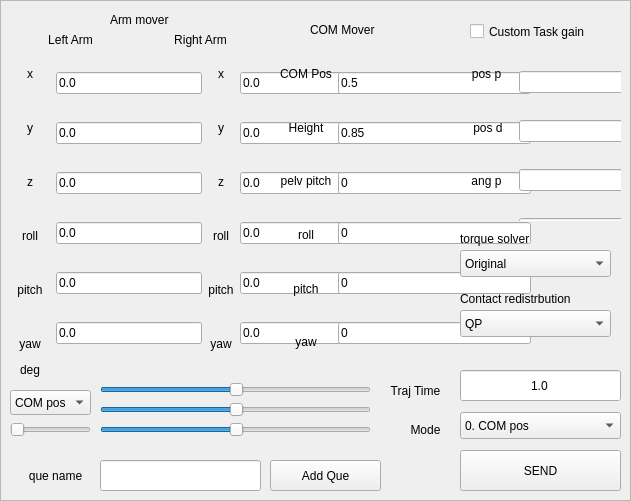
     <widget class="QFrame" name="frame_21">
      <property name="geometry">
       <rect>
        <x>160</x>
        <y>10</y>
        <width>631</width>
        <height>501</height>
       </rect>
      </property>
      <property name="frameShape">
       <enum>QFrame::StyledPanel</enum>
      </property>
      <property name="frameShadow">
       <enum>QFrame::Raised</enum>
      </property>
      <widget class="QLabel" name="label_56">
       <property name="geometry">
        <rect>
         <x>110</x>
         <y>10</y>
         <width>81</width>
         <height>20</height>
        </rect>
       </property>
       <property name="text">
        <string>Arm mover</string>
       </property>
      </widget>
      <widget class="QWidget" name="horizontalLayoutWidget_10">
       <property name="geometry">
        <rect>
         <x>10</x>
         <y>50</y>
         <width>390</width>
         <height>318</height>
        </rect>
       </property>
       <layout class="QHBoxLayout" name="horizontalLayout_8">
        <item>
         <layout class="QHBoxLayout" name="horizontalLayout_12">
          <item>
           <layout class="QVBoxLayout" name="verticalLayout_65">
            <item>
             <widget class="QLabel" name="l_arm_x">
              <property name="sizePolicy">
               <sizepolicy hsizetype="Minimum" vsizetype="Preferred">
                <horstretch>0</horstretch>
                <verstretch>0</verstretch>
               </sizepolicy>
              </property>
              <property name="minimumSize">
               <size>
                <width>40</width>
                <height>0</height>
               </size>
              </property>
              <property name="text">
               <string>x</string>
              </property>
              <property name="alignment">
               <set>Qt::AlignCenter</set>
              </property>
             </widget>
            </item>
            <item>
             <widget class="QLabel" name="l_arm_y">
              <property name="sizePolicy">
               <sizepolicy hsizetype="Minimum" vsizetype="Preferred">
                <horstretch>0</horstretch>
                <verstretch>0</verstretch>
               </sizepolicy>
              </property>
              <property name="minimumSize">
               <size>
                <width>40</width>
                <height>0</height>
               </size>
              </property>
              <property name="text">
               <string>y</string>
              </property>
              <property name="alignment">
               <set>Qt::AlignCenter</set>
              </property>
             </widget>
            </item>
            <item>
             <widget class="QLabel" name="l_arm_z">
              <property name="sizePolicy">
               <sizepolicy hsizetype="Minimum" vsizetype="Preferred">
                <horstretch>0</horstretch>
                <verstretch>0</verstretch>
               </sizepolicy>
              </property>
              <property name="minimumSize">
               <size>
                <width>40</width>
                <height>0</height>
               </size>
              </property>
              <property name="text">
               <string>z</string>
              </property>
              <property name="alignment">
               <set>Qt::AlignCenter</set>
              </property>
             </widget>
            </item>
            <item>
             <widget class="QLabel" name="l_arm_roll">
              <property name="text">
               <string>roll</string>
              </property>
              <property name="alignment">
               <set>Qt::AlignCenter</set>
              </property>
             </widget>
            </item>
            <item>
             <widget class="QLabel" name="l_arm_pitch">
              <property name="text">
               <string>pitch</string>
              </property>
              <property name="alignment">
               <set>Qt::AlignCenter</set>
              </property>
             </widget>
            </item>
            <item>
             <widget class="QLabel" name="l_arm_yaw">
              <property name="text">
               <string>yaw</string>
              </property>
              <property name="alignment">
               <set>Qt::AlignCenter</set>
              </property>
             </widget>
            </item>
           </layout>
          </item>
          <item>
           <layout class="QVBoxLayout" name="verticalLayout_66">
            <item>
             <widget class="QLineEdit" name="text_l_x">
              <property name="text">
               <string>0.0</string>
              </property>
             </widget>
            </item>
            <item>
             <widget class="QLineEdit" name="text_l_y">
              <property name="text">
               <string>0.0</string>
              </property>
             </widget>
            </item>
            <item>
             <widget class="QLineEdit" name="text_l_z">
              <property name="text">
               <string>0.0</string>
              </property>
             </widget>
            </item>
            <item>
             <widget class="QLineEdit" name="text_l_roll">
              <property name="text">
               <string>0.0</string>
              </property>
             </widget>
            </item>
            <item>
             <widget class="QLineEdit" name="text_l_pitch">
              <property name="text">
               <string>0.0</string>
              </property>
             </widget>
            </item>
            <item>
             <widget class="QLineEdit" name="text_l_yaw">
              <property name="text">
               <string>0.0</string>
              </property>
             </widget>
            </item>
           </layout>
          </item>
         </layout>
        </item>
        <item>
         <layout class="QHBoxLayout" name="horizontalLayout_16">
          <item>
           <layout class="QVBoxLayout" name="verticalLayout_67">
            <item>
             <widget class="QLabel" name="label_62">
              <property name="text">
               <string>x</string>
              </property>
              <property name="alignment">
               <set>Qt::AlignCenter</set>
              </property>
             </widget>
            </item>
            <item>
             <widget class="QLabel" name="label_61">
              <property name="text">
               <string>y</string>
              </property>
              <property name="alignment">
               <set>Qt::AlignCenter</set>
              </property>
             </widget>
            </item>
            <item>
             <widget class="QLabel" name="label_60">
              <property name="text">
               <string>z</string>
              </property>
              <property name="alignment">
               <set>Qt::AlignCenter</set>
              </property>
             </widget>
            </item>
            <item>
             <widget class="QLabel" name="label_59">
              <property name="text">
               <string>roll</string>
              </property>
              <property name="alignment">
               <set>Qt::AlignCenter</set>
              </property>
             </widget>
            </item>
            <item>
             <widget class="QLabel" name="label_58">
              <property name="text">
               <string>pitch</string>
              </property>
              <property name="alignment">
               <set>Qt::AlignCenter</set>
              </property>
             </widget>
            </item>
            <item>
             <widget class="QLabel" name="label_57">
              <property name="text">
               <string>yaw</string>
              </property>
              <property name="alignment">
               <set>Qt::AlignCenter</set>
              </property>
             </widget>
            </item>
           </layout>
          </item>
          <item>
           <layout class="QVBoxLayout" name="verticalLayout_68">
            <item>
             <widget class="QLineEdit" name="text_r_x">
              <property name="text">
               <string>0.0</string>
              </property>
             </widget>
            </item>
            <item>
             <widget class="QLineEdit" name="text_r_y">
              <property name="text">
               <string>0.0</string>
              </property>
             </widget>
            </item>
            <item>
             <widget class="QLineEdit" name="text_r_z">
              <property name="text">
               <string>0.0</string>
              </property>
             </widget>
            </item>
            <item>
             <widget class="QLineEdit" name="text_r_roll">
              <property name="text">
               <string>0.0</string>
              </property>
             </widget>
            </item>
            <item>
             <widget class="QLineEdit" name="text_r_pitch">
              <property name="text">
               <string>0.0</string>
              </property>
             </widget>
            </item>
            <item>
             <widget class="QLineEdit" name="text_r_yaw">
              <property name="text">
               <string>0.0</string>
              </property>
             </widget>
            </item>
           </layout>
          </item>
         </layout>
        </item>
       </layout>
      </widget>
      <widget class="QLabel" name="label_63">
       <property name="geometry">
        <rect>
         <x>10</x>
         <y>30</y>
         <width>121</width>
         <height>20</height>
        </rect>
       </property>
       <property name="text">
        <string>Left Arm</string>
       </property>
       <property name="alignment">
        <set>Qt::AlignCenter</set>
       </property>
      </widget>
      <widget class="QLabel" name="label_116">
       <property name="geometry">
        <rect>
         <x>140</x>
         <y>30</y>
         <width>121</width>
         <height>20</height>
        </rect>
       </property>
       <property name="text">
        <string>Right Arm</string>
       </property>
       <property name="alignment">
        <set>Qt::AlignCenter</set>
       </property>
      </widget>
      <widget class="QLabel" name="label_117">
       <property name="geometry">
        <rect>
         <x>380</x>
         <y>380</y>
         <width>71</width>
         <height>21</height>
        </rect>
       </property>
       <property name="text">
        <string>Traj Time</string>
       </property>
       <property name="alignment">
        <set>Qt::AlignCenter</set>
       </property>
      </widget>
      <widget class="QLabel" name="label_118">
       <property name="geometry">
        <rect>
         <x>400</x>
         <y>420</y>
         <width>51</width>
         <height>20</height>
        </rect>
       </property>
       <property name="text">
        <string>Mode</string>
       </property>
       <property name="alignment">
        <set>Qt::AlignCenter</set>
       </property>
      </widget>
      <widget class="QLineEdit" name="text_traj_time">
       <property name="geometry">
        <rect>
         <x>460</x>
         <y>370</y>
         <width>161</width>
         <height>31</height>
        </rect>
       </property>
       <property name="text">
        <string>1.0</string>
       </property>
       <property name="alignment">
        <set>Qt::AlignCenter</set>
       </property>
      </widget>
      <widget class="QPushButton" name="task_send_button">
       <property name="geometry">
        <rect>
         <x>460</x>
         <y>450</y>
         <width>161</width>
         <height>41</height>
        </rect>
       </property>
       <property name="text">
        <string>SEND</string>
       </property>
      </widget>
      <widget class="QLabel" name="label_119">
       <property name="geometry">
        <rect>
         <x>310</x>
         <y>20</y>
         <width>91</width>
         <height>20</height>
        </rect>
       </property>
       <property name="text">
        <string>COM Mover</string>
       </property>
      </widget>
      <widget class="QWidget" name="horizontalLayoutWidget_11">
       <property name="geometry">
        <rect>
         <x>280</x>
         <y>50</y>
         <width>251</width>
         <height>316</height>
        </rect>
       </property>
       <layout class="QHBoxLayout" name="horizontalLayout_17">
        <item>
         <layout class="QVBoxLayout" name="verticalLayout_69">
          <item>
           <widget class="QLabel" name="label_120">
            <property name="text">
             <string>COM Pos</string>
            </property>
            <property name="alignment">
             <set>Qt::AlignCenter</set>
            </property>
           </widget>
          </item>
          <item>
           <widget class="QLabel" name="label_121">
            <property name="text">
             <string>Height</string>
            </property>
            <property name="alignment">
             <set>Qt::AlignCenter</set>
            </property>
           </widget>
          </item>
          <item>
           <widget class="QLabel" name="label_122">
            <property name="text">
             <string>pelv pitch</string>
            </property>
            <property name="alignment">
             <set>Qt::AlignCenter</set>
            </property>
           </widget>
          </item>
          <item>
           <widget class="QLabel" name="label_124">
            <property name="text">
             <string>roll</string>
            </property>
            <property name="alignment">
             <set>Qt::AlignCenter</set>
            </property>
           </widget>
          </item>
          <item>
           <widget class="QLabel" name="label_125">
            <property name="text">
             <string>pitch</string>
            </property>
            <property name="alignment">
             <set>Qt::AlignCenter</set>
            </property>
           </widget>
          </item>
          <item>
           <widget class="QLabel" name="label_126">
            <property name="text">
             <string>yaw</string>
            </property>
            <property name="alignment">
             <set>Qt::AlignCenter</set>
            </property>
           </widget>
          </item>
         </layout>
        </item>
        <item>
         <layout class="QVBoxLayout" name="verticalLayout_70">
          <item>
           <widget class="QLineEdit" name="com_pos">
            <property name="text">
             <string>0.5</string>
            </property>
           </widget>
          </item>
          <item>
           <widget class="QLineEdit" name="com_height">
            <property name="text">
             <string>0.85</string>
            </property>
           </widget>
          </item>
          <item>
           <widget class="QLineEdit" name="pelv_pitch">
            <property name="text">
             <string>0</string>
            </property>
           </widget>
          </item>
          <item>
           <widget class="QLineEdit" name="com_roll">
            <property name="text">
             <string>0</string>
            </property>
           </widget>
          </item>
          <item>
           <widget class="QLineEdit" name="com_pitch">
            <property name="text">
             <string>0</string>
            </property>
           </widget>
          </item>
          <item>
           <widget class="QLineEdit" name="com_yaw">
            <property name="text">
             <string>0</string>
            </property>
           </widget>
          </item>
         </layout>
        </item>
       </layout>
      </widget>
      <widget class="QComboBox" name="task_mode">
       <property name="geometry">
        <rect>
         <x>460</x>
         <y>412</y>
         <width>161</width>
         <height>27</height>
        </rect>
       </property>
       <property name="sizePolicy">
        <sizepolicy hsizetype="Preferred" vsizetype="Fixed">
         <horstretch>0</horstretch>
         <verstretch>0</verstretch>
        </sizepolicy>
       </property>
       <property name="maximumSize">
        <size>
         <width>187</width>
         <height>27</height>
        </size>
       </property>
       <item>
        <property name="text">
         <string>0. COM pos</string>
        </property>
       </item>
       <item>
        <property name="text">
         <string>1. COM pos + rot</string>
        </property>
       </item>
       <item>
        <property name="text">
         <string>2. COM ,Upper</string>
        </property>
       </item>
       <item>
        <property name="text">
         <string>3. Pelv,Upper</string>
        </property>
       </item>
       <item>
        <property name="text">
         <string>4. left single</string>
        </property>
       </item>
       <item>
        <property name="text">
         <string>5. right single</string>
        </property>
       </item>
       <item>
        <property name="text">
         <string>6. --</string>
        </property>
       </item>
       <item>
        <property name="text">
         <string>7. --</string>
        </property>
       </item>
       <item>
        <property name="text">
         <string>8. --</string>
        </property>
       </item>
       <item>
        <property name="text">
         <string>9. --</string>
        </property>
       </item>
       <item>
        <property name="text">
         <string>10. CustomController 1</string>
        </property>
       </item>
       <item>
        <property name="text">
         <string>11. CustomController 2</string>
        </property>
       </item>
       <item>
        <property name="text">
         <string>12. CustomController 3</string>
        </property>
       </item>
       <item>
        <property name="text">
         <string>13. CustomController 4</string>
        </property>
       </item>
       <item>
        <property name="text">
         <string>14. CustomController 5</string>
        </property>
       </item>
      </widget>
      <widget class="QLabel" name="label_127">
       <property name="geometry">
        <rect>
         <x>20</x>
         <y>360</y>
         <width>81</width>
         <height>20</height>
        </rect>
       </property>
       <property name="text">
        <string>deg</string>
       </property>
      </widget>
      <widget class="QCheckBox" name="customtaskgain">
       <property name="geometry">
        <rect>
         <x>470</x>
         <y>20</y>
         <width>141</width>
         <height>23</height>
        </rect>
       </property>
       <property name="text">
        <string>Custom Task gain</string>
       </property>
      </widget>
      <widget class="QFrame" name="taskgain">
       <property name="enabled">
        <bool>true</bool>
       </property>
       <property name="geometry">
        <rect>
         <x>460</x>
         <y>40</y>
         <width>161</width>
         <height>181</height>
        </rect>
       </property>
       <property name="frameShape">
        <enum>QFrame::NoFrame</enum>
       </property>
       <property name="frameShadow">
        <enum>QFrame::Raised</enum>
       </property>
       <widget class="QWidget" name="horizontalLayoutWidget_15">
        <property name="geometry">
         <rect>
          <x>0</x>
          <y>10</y>
          <width>240</width>
          <height>262</height>
         </rect>
        </property>
        <layout class="QHBoxLayout" name="horizontalLayout_18">
         <item>
          <layout class="QVBoxLayout" name="verticalLayout_71">
           <item>
            <widget class="QLabel" name="label_64">
             <property name="text">
              <string>pos p</string>
             </property>
             <property name="alignment">
              <set>Qt::AlignCenter</set>
             </property>
            </widget>
           </item>
           <item>
            <widget class="QLabel" name="label_65">
             <property name="text">
              <string>    pos d   </string>
             </property>
            </widget>
           </item>
           <item>
            <widget class="QLabel" name="label_66">
             <property name="text">
              <string>ang p</string>
             </property>
             <property name="alignment">
              <set>Qt::AlignCenter</set>
             </property>
            </widget>
           </item>
           <item>
            <widget class="QLabel" name="label_67">
             <property name="text">
              <string>ang d</string>
             </property>
             <property name="alignment">
              <set>Qt::AlignCenter</set>
             </property>
            </widget>
           </item>
           <item>
            <widget class="QLabel" name="label_172">
             <property name="text">
              <string>acc p</string>
             </property>
             <property name="alignment">
              <set>Qt::AlignCenter</set>
             </property>
            </widget>
           </item>
          </layout>
         </item>
         <item>
          <layout class="QVBoxLayout" name="verticalLayout_72">
           <item>
            <widget class="QLineEdit" name="pospgain"/>
           </item>
           <item>
            <widget class="QLineEdit" name="posdgain"/>
           </item>
           <item>
            <widget class="QLineEdit" name="angpgain"/>
           </item>
           <item>
            <widget class="QLineEdit" name="angdgain"/>
           </item>
           <item>
            <widget class="QLineEdit" name="accgain"/>
           </item>
          </layout>
         </item>
        </layout>
       </widget>
      </widget>
      <widget class="QPushButton" name="que_add">
       <property name="geometry">
        <rect>
         <x>270</x>
         <y>460</y>
         <width>111</width>
         <height>31</height>
        </rect>
       </property>
       <property name="text">
        <string>Add Que</string>
       </property>
      </widget>
      <widget class="QLineEdit" name="text_que">
       <property name="geometry">
        <rect>
         <x>100</x>
         <y>460</y>
         <width>161</width>
         <height>31</height>
        </rect>
       </property>
       <property name="text">
        <string/>
       </property>
       <property name="alignment">
        <set>Qt::AlignCenter</set>
       </property>
      </widget>
      <widget class="QLabel" name="label_173">
       <property name="geometry">
        <rect>
         <x>10</x>
         <y>460</y>
         <width>91</width>
         <height>31</height>
        </rect>
       </property>
       <property name="text">
        <string>que name</string>
       </property>
       <property name="alignment">
        <set>Qt::AlignCenter</set>
       </property>
      </widget>
      <widget class="QComboBox" name="solver_mode">
       <property name="geometry">
        <rect>
         <x>460</x>
         <y>250</y>
         <width>151</width>
         <height>27</height>
        </rect>
       </property>
       <property name="sizePolicy">
        <sizepolicy hsizetype="Preferred" vsizetype="Fixed">
         <horstretch>0</horstretch>
         <verstretch>0</verstretch>
        </sizepolicy>
       </property>
       <property name="maximumSize">
        <size>
         <width>187</width>
         <height>27</height>
        </size>
       </property>
       <item>
        <property name="text">
         <string>Original</string>
        </property>
       </item>
       <item>
        <property name="text">
         <string>QP1</string>
        </property>
       </item>
       <item>
        <property name="text">
         <string>QP2</string>
        </property>
       </item>
       <item>
        <property name="text">
         <string>QP2_junhee</string>
        </property>
       </item>
       <item>
        <property name="text">
         <string>QP3</string>
        </property>
       </item>
      </widget>
      <widget class="QComboBox" name="cr_mode">
       <property name="geometry">
        <rect>
         <x>460</x>
         <y>310</y>
         <width>151</width>
         <height>27</height>
        </rect>
       </property>
       <property name="sizePolicy">
        <sizepolicy hsizetype="Preferred" vsizetype="Fixed">
         <horstretch>0</horstretch>
         <verstretch>0</verstretch>
        </sizepolicy>
       </property>
       <property name="maximumSize">
        <size>
         <width>187</width>
         <height>27</height>
        </size>
       </property>
       <item>
        <property name="text">
         <string>QP</string>
        </property>
       </item>
       <item>
        <property name="text">
         <string>Off</string>
        </property>
       </item>
      </widget>
      <widget class="QLabel" name="label_174">
       <property name="geometry">
        <rect>
         <x>460</x>
         <y>230</y>
         <width>91</width>
         <height>17</height>
        </rect>
       </property>
       <property name="text">
        <string>torque solver</string>
       </property>
      </widget>
      <widget class="QLabel" name="label_175">
       <property name="geometry">
        <rect>
         <x>460</x>
         <y>290</y>
         <width>151</width>
         <height>17</height>
        </rect>
       </property>
       <property name="text">
        <string>Contact redistrbution</string>
       </property>
      </widget>
      <widget class="QSlider" name="horizontalSlider">
       <property name="geometry">
        <rect>
         <x>100</x>
         <y>380</y>
         <width>271</width>
         <height>20</height>
        </rect>
       </property>
       <property name="value">
        <number>50</number>
       </property>
       <property name="orientation">
        <enum>Qt::Horizontal</enum>
       </property>
      </widget>
      <widget class="QSlider" name="horizontalSlider_2">
       <property name="geometry">
        <rect>
         <x>100</x>
         <y>400</y>
         <width>271</width>
         <height>20</height>
        </rect>
       </property>
       <property name="value">
        <number>50</number>
       </property>
       <property name="orientation">
        <enum>Qt::Horizontal</enum>
       </property>
      </widget>
      <widget class="QSlider" name="horizontalSlider_3">
       <property name="geometry">
        <rect>
         <x>100</x>
         <y>420</y>
         <width>271</width>
         <height>20</height>
        </rect>
       </property>
       <property name="value">
        <number>50</number>
       </property>
       <property name="orientation">
        <enum>Qt::Horizontal</enum>
       </property>
      </widget>
      <widget class="QComboBox" name="comboBox">
       <property name="geometry">
        <rect>
         <x>10</x>
         <y>390</y>
         <width>81</width>
         <height>25</height>
        </rect>
       </property>
       <item>
        <property name="text">
         <string>COM pos</string>
        </property>
       </item>
       <item>
        <property name="text">
         <string>Pelv Rot</string>
        </property>
       </item>
       <item>
        <property name="text">
         <string>UpperBody rotation</string>
        </property>
       </item>
       <item>
        <property name="text">
         <string>RightHand pos</string>
        </property>
       </item>
       <item>
        <property name="text">
         <string>RightHand rot</string>
        </property>
       </item>
       <item>
        <property name="text">
         <string>LeftHand pos</string>
        </property>
       </item>
       <item>
        <property name="text">
         <string>LeftHand rot</string>
        </property>
       </item>
      </widget>
      <widget class="QSlider" name="horizontalSlider_4">
       <property name="geometry">
        <rect>
         <x>10</x>
         <y>420</y>
         <width>81</width>
         <height>20</height>
        </rect>
       </property>
       <property name="minimum">
        <number>1</number>
       </property>
       <property name="maximum">
        <number>20</number>
       </property>
       <property name="value">
        <number>1</number>
       </property>
       <property name="orientation">
        <enum>Qt::Horizontal</enum>
       </property>
      </widget>
     </widget>
